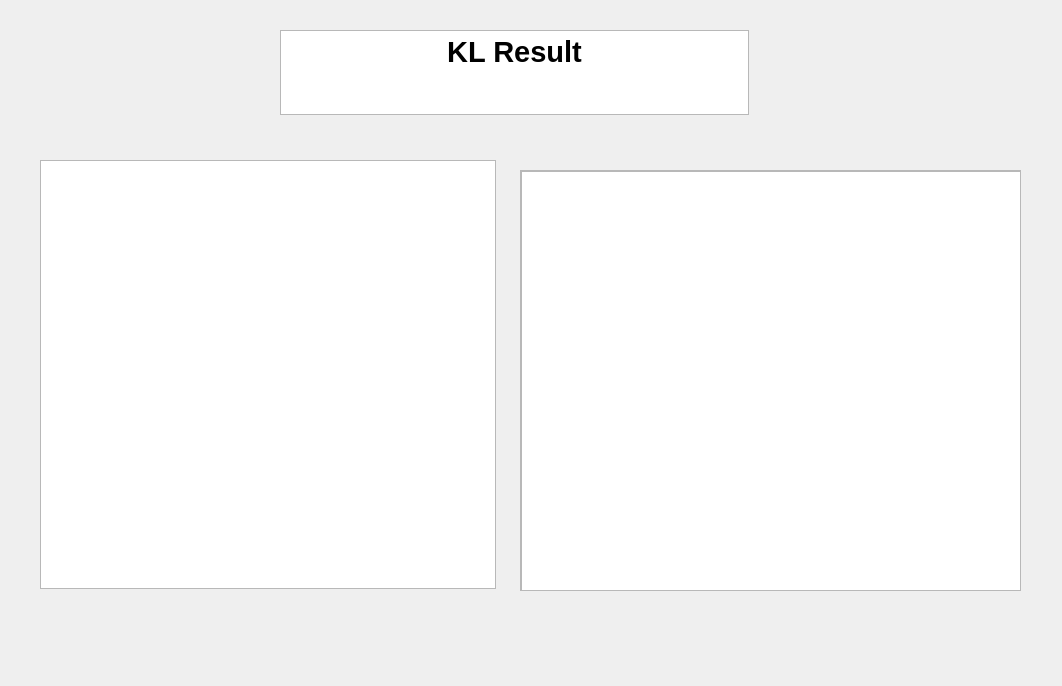
<?xml version="1.0" encoding="UTF-8"?>
<ui version="4.0">
 <class>KLResult</class>
 <widget class="QWidget" name="KLResult">
  <property name="geometry">
   <rect>
    <x>0</x>
    <y>0</y>
    <width>1062</width>
    <height>686</height>
   </rect>
  </property>
  <property name="windowTitle">
   <string>KL Result</string>
  </property>
  <widget class="QTextBrowser" name="textBrowser">
   <property name="geometry">
    <rect>
     <x>280</x>
     <y>30</y>
     <width>469</width>
     <height>85</height>
    </rect>
   </property>
   <property name="html">
    <string>&lt;!DOCTYPE HTML PUBLIC &quot;-//W3C//DTD HTML 4.0//EN&quot; &quot;http://www.w3.org/TR/REC-html40/strict.dtd&quot;&gt;
&lt;html&gt;&lt;head&gt;&lt;meta name=&quot;qrichtext&quot; content=&quot;1&quot; /&gt;&lt;meta charset=&quot;utf-8&quot; /&gt;&lt;style type=&quot;text/css&quot;&gt;
p, li { white-space: pre-wrap; }
hr { height: 1px; border-width: 0; }
li.unchecked::marker { content: &quot;\2610&quot;; }
li.checked::marker { content: &quot;\2612&quot;; }
&lt;/style&gt;&lt;/head&gt;&lt;body style=&quot; font-family:'Microsoft YaHei UI'; font-size:9pt; font-weight:400; font-style:normal;&quot;&gt;
&lt;p align=&quot;center&quot; style=&quot; margin-top:0px; margin-bottom:0px; margin-left:0px; margin-right:0px; -qt-block-indent:0; text-indent:0px;&quot;&gt;&lt;span style=&quot; font-size:22pt; font-weight:700;&quot;&gt;KL Result&lt;/span&gt;&lt;/p&gt;&lt;/body&gt;&lt;/html&gt;</string>
   </property>
  </widget>
  <widget class="QPlainTextEdit" name="plainTextEdit">
   <property name="geometry">
    <rect>
     <x>40</x>
     <y>160</y>
     <width>456</width>
     <height>429</height>
    </rect>
   </property>
  </widget>
  <widget class="QScrollArea" name="scrollArea">
   <property name="geometry">
    <rect>
     <x>520</x>
     <y>170</y>
     <width>501</width>
     <height>421</height>
    </rect>
   </property>
   <property name="widgetResizable">
    <bool>true</bool>
   </property>
   <widget class="QWidget" name="scrollAreaWidgetContents">
    <property name="geometry">
     <rect>
      <x>0</x>
      <y>0</y>
      <width>499</width>
      <height>419</height>
     </rect>
    </property>
    <widget class="QGraphicsView" name="graphicsView">
     <property name="geometry">
      <rect>
       <x>0</x>
       <y>0</y>
       <width>511</width>
       <height>421</height>
      </rect>
     </property>
    </widget>
   </widget>
  </widget>
 </widget>
 <resources/>
 <connections/>
</ui>
